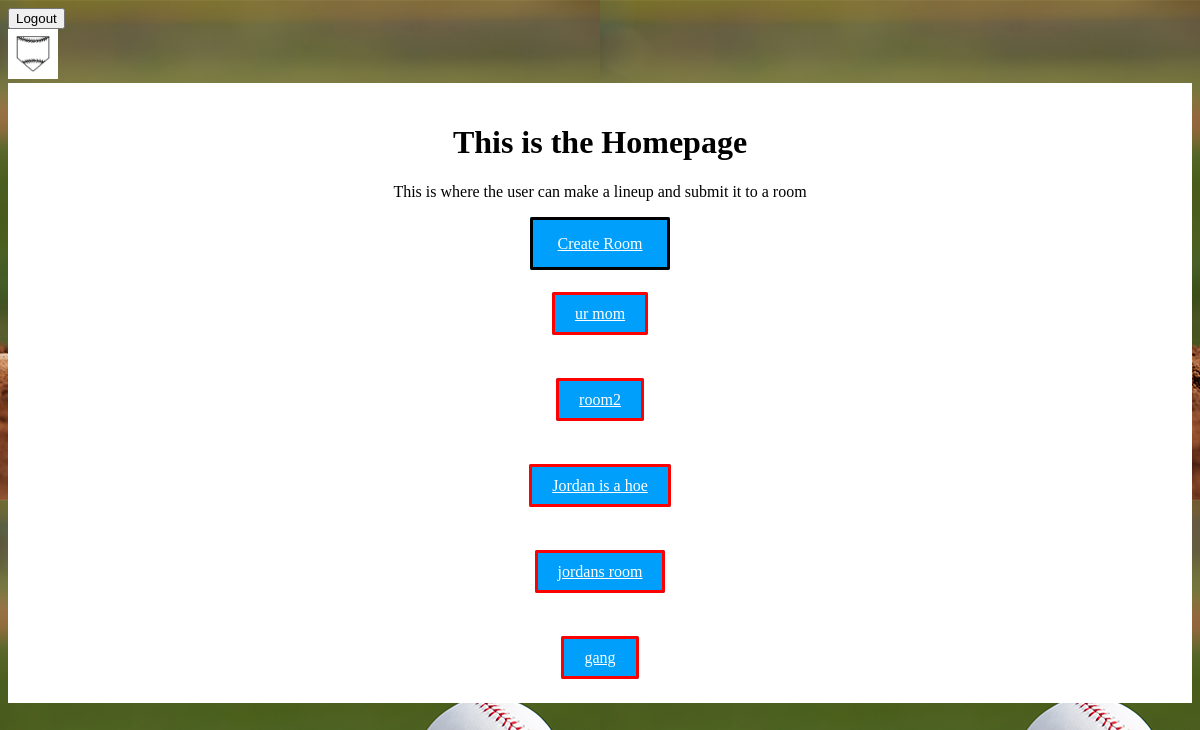
The app's page / (signed in) with its own data.
### creative_project/models.py (models this page shows, shortened)
class Room(models.Model):
    roomName = models.CharField(max_length = 50)
    creator = models.ForeignKey(User, default=None, on_delete=models.CASCADE)
    slug = models.SlugField(default="") #so we can make a url
    is_simulated = models.BooleanField(default=False)

### creative_project/views.py (the view)
# urls.py: re_path(r'^$', views.homepage, name = "home"),
@login_required(login_url="/login")
def homepage(request):
  sim_rooms = Room.objects.filter(is_simulated = False)
  rooms = Room.objects.all()
  print(len(rooms))
  if len(sim_rooms) == 0:
    should_create = "False"
  else:
    should_create = "True"
  return render(request, "homepage.html", {'rooms':rooms, 'should_create': should_create}) #render the rooms too

### templates/homepage.html (shortened to what this page needs)
{% extends 'base_layout.html' %}
{% block content %}
<div class = "rooms-view">
        <h1>This is the Homepage</h1>
        <p>This is where the user can make a lineup and submit it to a room</p>
        <br>
        <a class="btn-primary" href="{% url 'create_room'%}">Create Room</a>
        <div class = "rooms">
            {% for room in rooms %}
            <br><br>
            <div class = "room">
                <p><a class = "btn-secondary" href = "{% url 'gameroom' room.slug %}">{{room.roomName}}</a></p>
            </div>
            {% endfor %}
        </div>
    </div>
{% endblock %}

### creative_project/static/styles.css (style rules this page uses)
body { background-image: url(background.jpg); background-color: #cccccc; }
.btn-primary { background-color: rgb(0, 159, 251); color: white; padding: 15px 25px; border-style: solid; border-color: black; border-radius: 2px; }
.btn-secondary { background-color: rgb(0, 159, 251); color: white; padding: 10px 20px; border-style: solid; border-color: red; border-radius: 2px; }
.rooms-view { text-align: center; }

### records on screen
Room: roomName "ur mom"
Room: roomName "room2"
Room: roomName "Jordan is a hoe"
Room: roomName "jordans room"
Room: roomName "gang"
